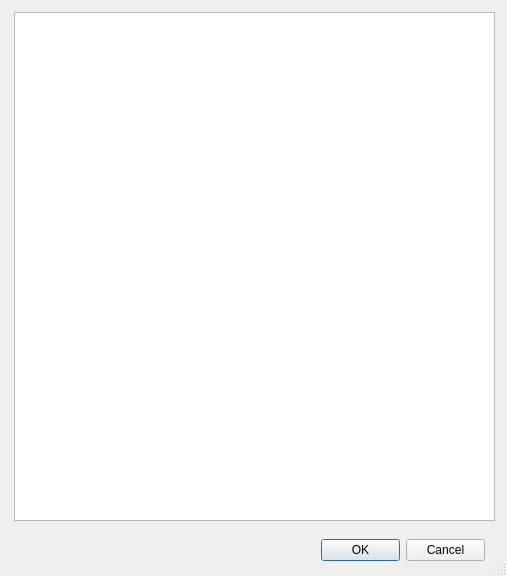
<?xml version="1.0" encoding="UTF-8"?>
<ui version="4.0">
 <class>SearchHelpDialog</class>
 <widget class="QDialog" name="SearchHelpDialog">
  <property name="geometry">
   <rect>
    <x>0</x>
    <y>0</y>
    <width>507</width>
    <height>576</height>
   </rect>
  </property>
  <property name="windowTitle">
   <string>Dialog</string>
  </property>
  <property name="sizeGripEnabled">
   <bool>true</bool>
  </property>
  <widget class="QTextEdit" name="helpText">
   <property name="geometry">
    <rect>
     <x>14</x>
     <y>12</y>
     <width>481</width>
     <height>509</height>
    </rect>
   </property>
  </widget>
  <widget class="QDialogButtonBox" name="buttonBox">
   <property name="geometry">
    <rect>
     <x>321</x>
     <y>534</y>
     <width>164</width>
     <height>32</height>
    </rect>
   </property>
   <property name="standardButtons">
    <set>QDialogButtonBox::Cancel|QDialogButtonBox::Ok</set>
   </property>
  </widget>
 </widget>
 <resources/>
 <connections/>
</ui>
